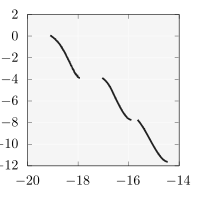

Reproduce this figure in gnuplot.
set size square
unset key
set lmargin 2
set rmargin 1
set tmargin 1
set bmargin 2

set xtics 2
set ytics 2

# set format x "$%.1f$"
# set format y "$%.1f$"

plot 'kursawe_1000_tessellation.dat' u 1:2 w lines lw 5 lc rgb "#222222"
